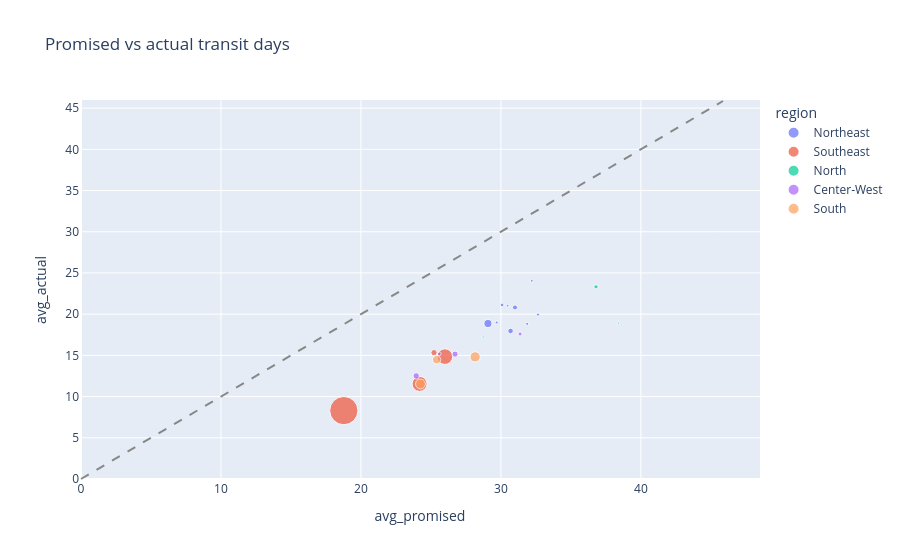

Notebook code for this chart:
### Markdown cell above
## Candidate's choice — promised vs actual transit

The CEO asked whether we **over-promise**. Plot average promised days (purchase → ETA) against average actual days (purchase → delivered) by state. Points **above the diagonal** take longer than we told the customer. That is an ETA policy fix, not a truck fix.

### Code cell
state = pd.DataFrame(summary['state_table'])
fig = px.scatter(state, x='avg_promised', y='avg_actual', size='n', color='region', hover_name='customer_state',
                 title='Promised vs actual transit days')
mx = max(state['avg_promised'].max(), state['avg_actual'].max())
fig.add_shape(type='line', x0=0, y0=0, x1=mx, y1=mx, line=dict(dash='dash', color='#888'))
fig.show()
print(summary['recommendation'])

### Figure 1 — Plotly figure (JSON) as saved in the notebook; plotly's stock layout.template omitted (floating-point values rounded to 4 significant figures)
{"data": [{"hovertemplate": "<b>%{hovertext}</b><br><br>region=Northeast<br>avg_promised=%{x}<br>avg_actual=%{y}<br>n=%{marker.size}<extra></extra>", "hovertext": ["AL", "MA", "PI", "CE", "SE", "BA", "PB", "PE", "RN"], "legendgroup": "Northeast", "marker": {"color": "#636efa", "size": [397, 717, 476, 1279, 335, 3256, 517, 1593, 474], "sizemode": "area", "sizeref": 101.2, "symbol": "circle"}, "mode": "markers", "name": "Northeast", "orientation": "v", "showlegend": true, "type": "scatter", "x": [32.21, 30.08, 29.7, 31.0, 30.48, 29.07, 32.65, 30.69, 31.87], "xaxis": "x", "y": [24.04, 21.12, 18.99, 20.82, 21.03, 18.87, 19.95, 17.97, 18.82], "yaxis": "y"}, {"hovertemplate": "<b>%{hovertext}</b><br><br>region=Southeast<br>avg_promised=%{x}<br>avg_actual=%{y}<br>n=%{marker.size}<extra></extra>", "hovertext": ["RJ", "ES", "SP", "MG"], "legendgroup": "Southeast", "marker": {"color": "#EF553B", "size": [12350, 1995, 40494, 11354], "sizemode": "area", "sizeref": 101.2, "symbol": "circle"}, "mode": "markers", "name": "Southeast", "orientation": "v", "showlegend": true, "type": "scatter", "x": [26.0, 25.22, 18.78, 24.19], "xaxis": "x", "y": [14.85, 15.33, 8.298, 11.54], "yaxis": "y"}, {"hovertemplate": "<b>%{hovertext}</b><br><br>region=North<br>avg_promised=%{x}<br>avg_actual=%{y}<br>n=%{marker.size}<extra></extra>", "hovertext": ["TO", "PA", "RR", "AP", "AM", "AC", "RO"], "legendgroup": "North", "marker": {"color": "#00cc96", "size": [274, 946, 41, 67, 145, 80, 243], "sizemode": "area", "sizeref": 101.2, "symbol": "circle"}, "mode": "markers", "name": "North", "orientation": "v", "showlegend": true, "type": "scatter", "x": [28.73, 36.79, 45.63, 45.87, 44.92, 40.73, 38.39], "xaxis": "x", "y": [17.23, 23.32, 28.98, 26.73, 25.99, 20.64, 18.91], "yaxis": "y"}, {"hovertemplate": "<b>%{hovertext}</b><br><br>region=Center-West<br>avg_promised=%{x}<br>avg_actual=%{y}<br>n=%{marker.size}<extra></extra>", "hovertext": ["MS", "GO", "DF", "MT"], "legendgroup": "Center-West", "marker": {"color": "#ab63fa", "size": [701, 1957, 2080, 886], "sizemode": "area", "sizeref": 101.2, "symbol": "circle"}, "mode": "markers", "name": "Center-West", "orientation": "v", "showlegend": true, "type": "scatter", "x": [25.6, 26.72, 23.95, 31.37], "xaxis": "x", "y": [15.19, 15.15, 12.51, 17.59], "yaxis": "y"}, {"hovertemplate": "<b>%{hovertext}</b><br><br>region=South<br>avg_promised=%{x}<br>avg_actual=%{y}<br>n=%{marker.size}<extra></extra>", "hovertext": ["SC", "RS", "PR"], "legendgroup": "South", "marker": {"color": "#FFA15A", "size": [3546, 5344, 4923], "sizemode": "area", "sizeref": 101.2, "symbol": "circle"}, "mode": "markers", "name": "South", "orientation": "v", "showlegend": true, "type": "scatter", "x": [25.41, 28.16, 24.25], "xaxis": "x", "y": [14.48, 14.82, 11.53], "yaxis": "y"}], "layout": {"legend": {"itemsizing": "constant", "title": {"text": "region"}, "tracegroupgap": 0}, "shapes": [{"line": {"color": "#888", "dash": "dash"}, "type": "line", "x0": 0, "x1": 45.87, "y0": 0, "y1": 45.87}], "title": {"text": "Promised vs actual transit days"}, "xaxis": {"anchor": "y", "domain": [0.0, 1.0], "title": {"text": "avg_promised"}}, "yaxis": {"anchor": "x", "domain": [0.0, 1.0], "title": {"text": "avg_actual"}}}}
